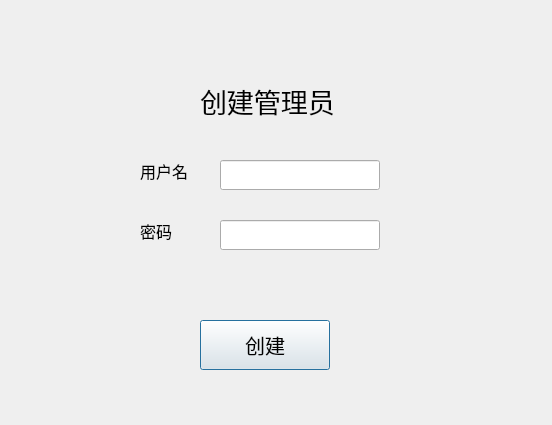
<?xml version="1.0" encoding="UTF-8"?>
<ui version="4.0">
 <class>Createuser</class>
 <widget class="QDialog" name="Createuser">
  <property name="geometry">
   <rect>
    <x>0</x>
    <y>0</y>
    <width>552</width>
    <height>425</height>
   </rect>
  </property>
  <property name="windowTitle">
   <string>Dialog</string>
  </property>
  <widget class="QLabel" name="label">
   <property name="geometry">
    <rect>
     <x>200</x>
     <y>70</y>
     <width>151</width>
     <height>61</height>
    </rect>
   </property>
   <property name="font">
    <font>
     <family>汉仪劲楷简</family>
     <pointsize>20</pointsize>
    </font>
   </property>
   <property name="text">
    <string>创建管理员</string>
   </property>
  </widget>
  <widget class="QLineEdit" name="text_newname">
   <property name="geometry">
    <rect>
     <x>220</x>
     <y>160</y>
     <width>160</width>
     <height>30</height>
    </rect>
   </property>
   <property name="font">
    <font>
     <pointsize>10</pointsize>
    </font>
   </property>
  </widget>
  <widget class="QLineEdit" name="text_newpassword">
   <property name="geometry">
    <rect>
     <x>220</x>
     <y>220</y>
     <width>160</width>
     <height>30</height>
    </rect>
   </property>
   <property name="font">
    <font>
     <pointsize>10</pointsize>
    </font>
   </property>
  </widget>
  <widget class="QLabel" name="label_2">
   <property name="geometry">
    <rect>
     <x>140</x>
     <y>160</y>
     <width>71</width>
     <height>21</height>
    </rect>
   </property>
   <property name="font">
    <font>
     <family>汉仪劲楷简</family>
     <pointsize>12</pointsize>
    </font>
   </property>
   <property name="text">
    <string>用户名</string>
   </property>
  </widget>
  <widget class="QLabel" name="label_3">
   <property name="geometry">
    <rect>
     <x>140</x>
     <y>220</y>
     <width>71</width>
     <height>21</height>
    </rect>
   </property>
   <property name="font">
    <font>
     <family>汉仪劲楷简</family>
     <pointsize>12</pointsize>
    </font>
   </property>
   <property name="text">
    <string>密码</string>
   </property>
  </widget>
  <widget class="QPushButton" name="pushButton">
   <property name="geometry">
    <rect>
     <x>200</x>
     <y>320</y>
     <width>130</width>
     <height>50</height>
    </rect>
   </property>
   <property name="font">
    <font>
     <family>汉仪劲楷简</family>
     <pointsize>15</pointsize>
    </font>
   </property>
   <property name="text">
    <string>创建</string>
   </property>
  </widget>
  <widget class="QLabel" name="label_createinfo">
   <property name="geometry">
    <rect>
     <x>208</x>
     <y>279</y>
     <width>121</width>
     <height>31</height>
    </rect>
   </property>
   <property name="font">
    <font>
     <family>汉仪劲楷简</family>
     <pointsize>10</pointsize>
    </font>
   </property>
   <property name="text">
    <string/>
   </property>
  </widget>
 </widget>
 <resources/>
 <connections/>
</ui>
